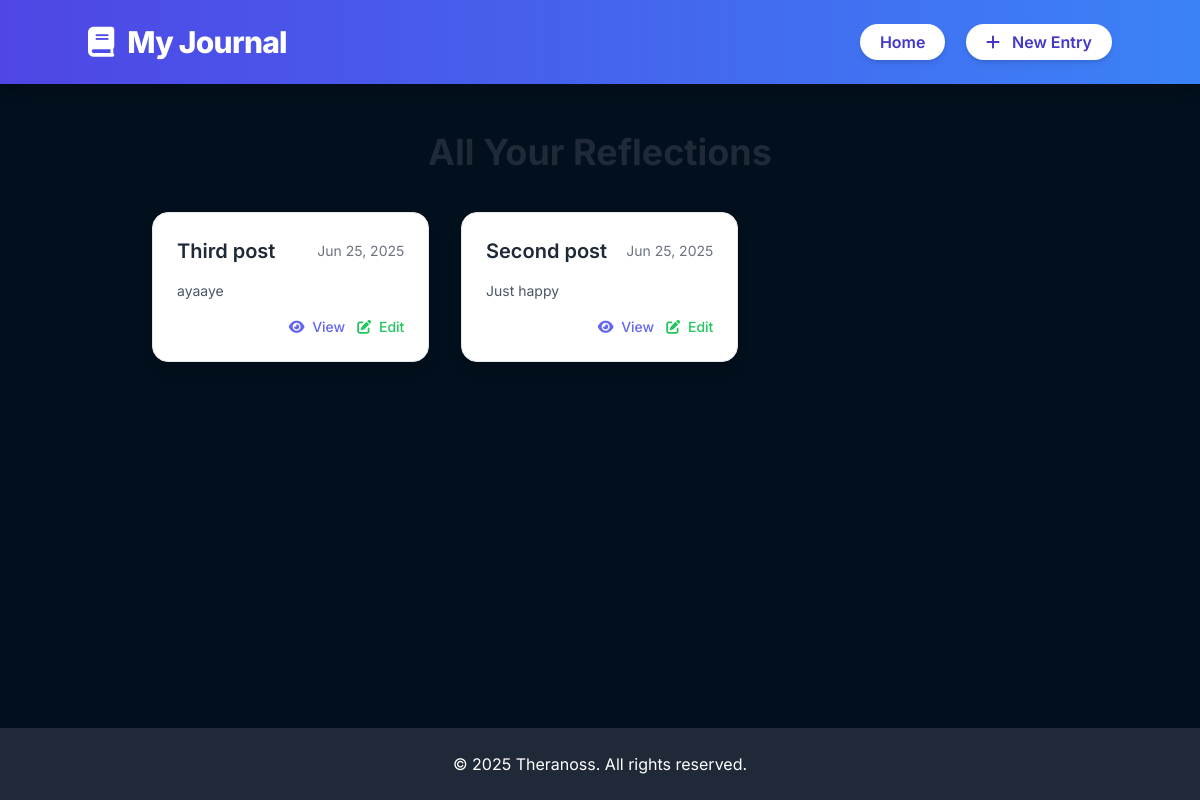
Page /journals/ on the earlier database version.
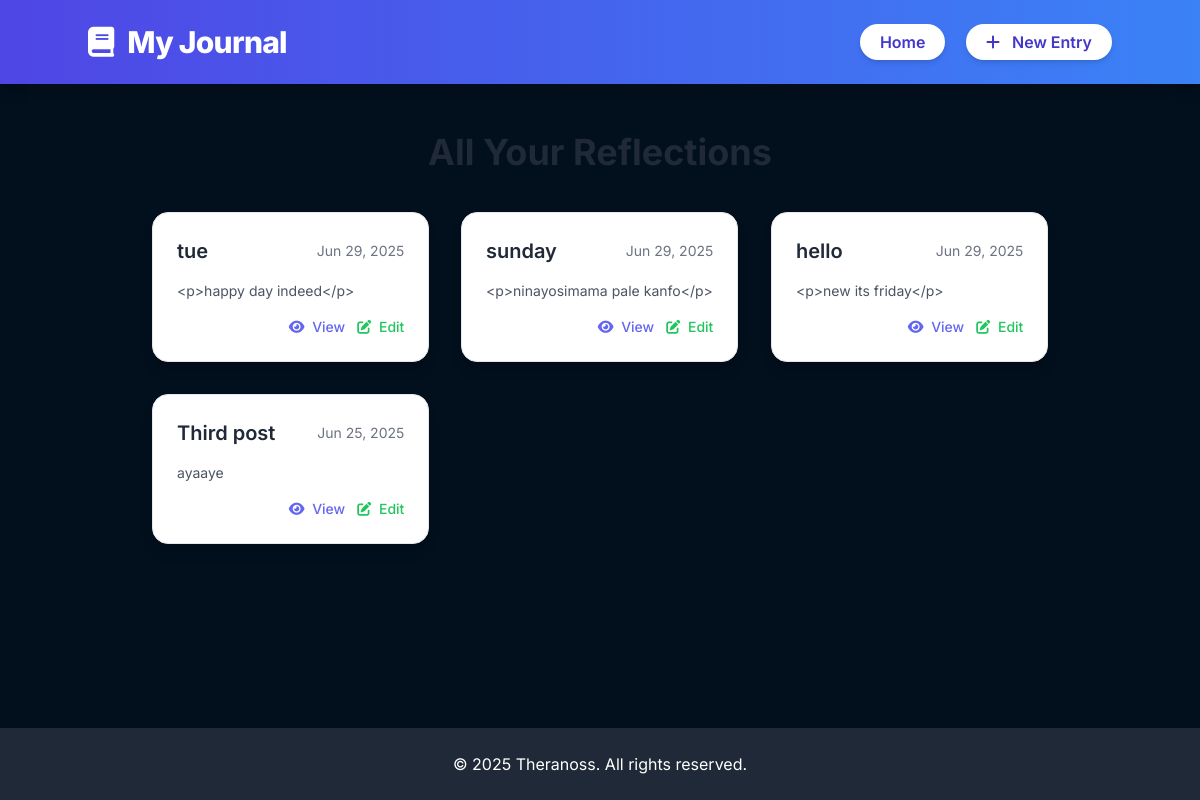
Same page on the later database version.
### journals/models.py (models this page shows, shortened)
class UserEntryJournal(models.Model):
    user=models.ForeignKey(settings.AUTH_USER_MODEL, on_delete=models.CASCADE,related_name="journal_entries", null=True)
    title=models.CharField(max_length=200)
    content=HTMLField()
    created_at=models.DateTimeField(auto_now_add=True)
    updated_at=models.DateTimeField(auto_now=True)
    mood=models.CharField(max_length=20, choices=MOOD_CHOICES,blank=True,null=True, help_text="How are you feeling? ")
    class Meta:
        ordering=['-created_at']

### journals/views.py (the view)
# urls.py: path('', JournalEntryListView.as_view(), name='journal_list'),
class JournalEntryListView(ListView):
    model = UserEntryJournal
    template_name = 'journals/journal_list.html' # Name of your provided template
    context_object_name = 'entry' # This is what your template expects: {% for item in entry %}
    paginate_by = 9 # Number of entries per page (adjust as needed for your layout)

### journals/templates/journals/journal_list.html (shortened to what this page needs)
<!DOCTYPE html>
<html lang="en" class="dark:dark">
<head>
    <script src="https://cdn.tailwindcss.com"></script>
    <link href="https://cdnjs.cloudflare.com/ajax/libs/font-awesome/6.0.0-beta3/css/all.min.css" rel="stylesheet">
</head>
<body class="flex flex-col min-h-screen">
    <header class="bg-gradient-to-r from-indigo-600 to-blue-500 text-white p-6 shadow-lg">
        <div class="container mx-auto flex justify-between items-center">
            <h1 class="text-3xl font-extrabold tracking-tight">
                <i class="fas fa-book mr-2"></i> My Journal
            </h1>
            <nav>
                <a href="{% url 'home' %}" class="bg-white text-indigo-700 font-semibold py-2 px-5 rounded-full hover:bg-indigo-50 transition-colors duration-300 shadow-md mr-4">Home</a>
                <a href="{% url 'entry_create' %}" class="bg-white text-indigo-700 font-semibold py-2 px-5 rounded-full hover:bg-indigo-50 transition-colors duration-300 shadow-md">
                    <i class="fas fa-plus mr-2"></i> New Entry
                </a>
            </nav>
        </div>
    </header>
    <main class="flex-grow container mx-auto px-4 py-8 sm:py-12">
        <div class="max-w-4xl mx-auto">
            <h2 class="text-4xl font-bold text-gray-800 dark:text-gray-100 mb-10 text-center animate-fade-in-scale">
                All Your Reflections
            </h2>
            {% if entry %}
                <div class="grid grid-cols-1 md:grid-cols-2 lg:grid-cols-3 gap-8">
                    {% for item in entry %}
                        <div class="bg-white dark:bg-gray-800 rounded-2xl shadow-lg hover:shadow-xl transform hover:-translate-y-1 transition-all duration-300 ease-in-out p-6 border border-gray-200 dark:border-gray-700 animate-fade-in-scale">
                            <div class="flex items-center justify-between mb-4">
                                <h3 class="text-xl font-semibold text-gray-800 dark:text-gray-100 truncate">{{ item.title }}</h3>
                                <span class="text-sm text-gray-500 dark:text-gray-400">{{ item.created_at|date:"M d, Y" }}</span>
                            </div>
                            <p class="text-gray-600 dark:text-gray-300 text-sm mb-4 line-clamp-3">
                                {{ item.content|truncatechars:150 }}
                            </p>
                            <div class="flex justify-end space-x-3">
                                <a href="{% url 'entry_detail' item.pk %}" class="text-indigo-500 hover:text-indigo-600 font-medium text-sm transition-colors duration-200">
                                    <i class="fas fa-eye mr-1"></i> View
                                </a>
                                <a href="{% url 'entry_update' item.pk %}" class="text-green-500 hover:text-green-600 font-medium text-sm transition-colors duration-200">
                                    <i class="fas fa-edit mr-1"></i> Edit
                                </a>
                            </div>
                        </div>
                    {% endfor %}
                </div>
            {% endif %}
        </div>
    </main>
    <footer class="bg-gray-800 dark:bg-gray-900 text-white dark:text-gray-300 text-center p-6 mt-10">
        <p>© 2025 Theranoss. All rights reserved.</p>
    </footer>
</body>
</html>

### journals/templates/journals/journal_list.html (style rules this page uses)
body { font-family: 'Inter', sans-serif; -webkit-font-smoothing: antialiased; -moz-osx-font-smoothing: grayscale; background-color: #020f1c; scroll-behavior: smooth; }
.animate-fade-in-scale { animation: fadeInScale 0.6s ease-out forwards; }

Differences in the rows shown:
removed UserEntryJournal: title "Second post", created_at "Jun 25, 2025", content "Just happy"
added UserEntryJournal: title "tue", created_at "Jun 29, 2025", content "<p>happy day indeed</p>"
added UserEntryJournal: title "sunday", created_at "Jun 29, 2025", content "<p>ninayosimama pale kanfo</p>"
added UserEntryJournal: title "hello", created_at "Jun 29, 2025", content "<p>new its friday</p>"
